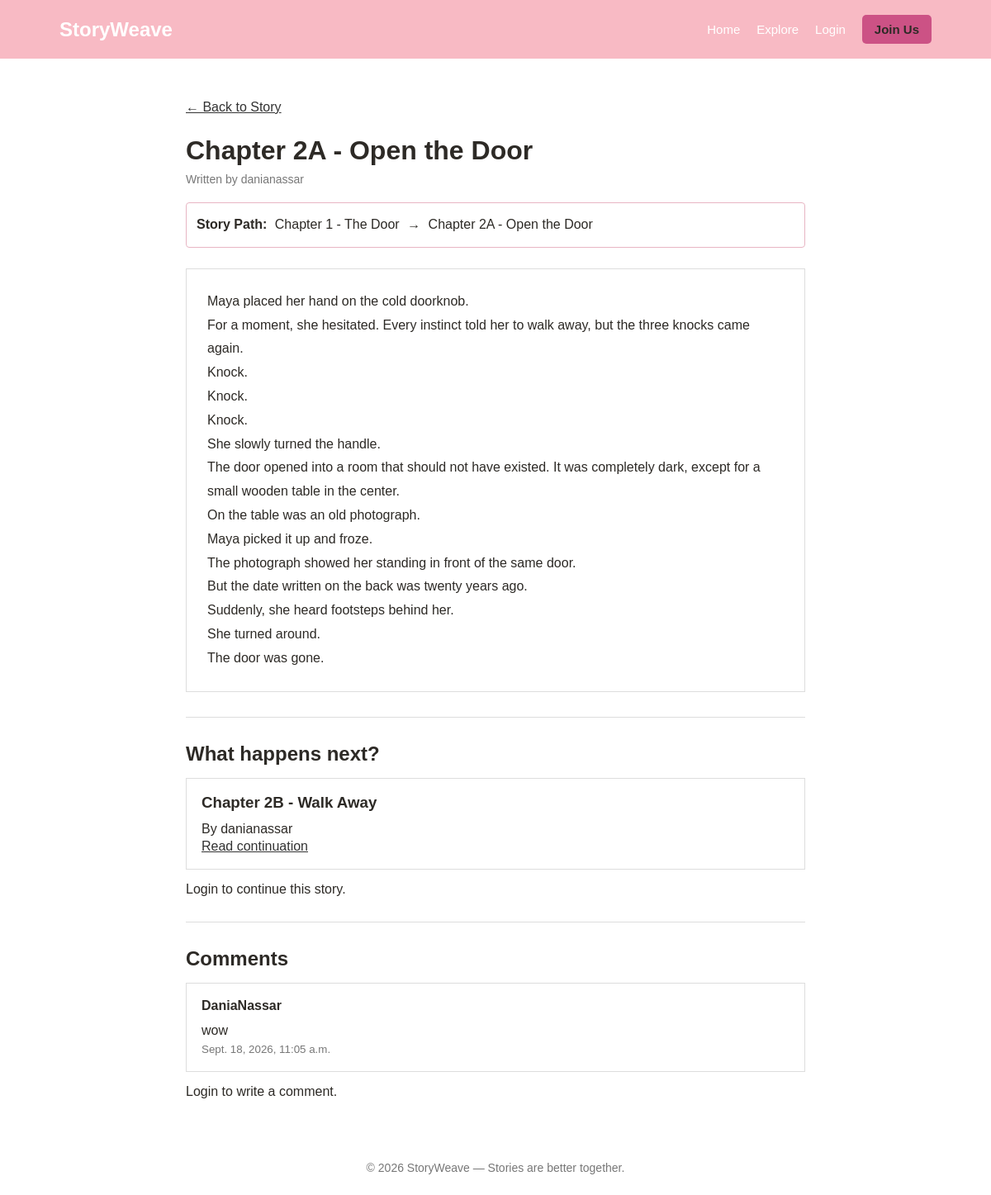
Page /stories/1/chapters/2/ on the committed database.
### stories/models.py (models this page shows, shortened)
class Chapter(models.Model):
    story = models.ForeignKey(
        Story,
        on_delete=models.CASCADE,
        related_name="chapters"
    )
    author = models.ForeignKey(
        User,
        on_delete=models.CASCADE,
        related_name="chapters"
    )
    parent_chapter = models.ForeignKey(
        "self",
        on_delete=models.CASCADE,
        null=True,
        blank=True,
        related_name="continuations"
    )
    title = models.CharField(max_length=200)
    content = models.TextField()
    created_at = models.DateTimeField(auto_now_add=True)

class Comment(models.Model):
    user = models.ForeignKey(
        User,
        on_delete=models.CASCADE,
        related_name="comments"
    )
    chapter = models.ForeignKey(
        Chapter,
        on_delete=models.CASCADE,
        related_name="comments"
    )
    content = models.TextField()
    created_at = models.DateTimeField(auto_now_add=True)

### stories/views.py (the view)
def chapter_detail(request, story_id, chapter_id):
    story = get_object_or_404(
        Story,
        id=story_id
    )
    chapter = get_object_or_404(
        Chapter,
        id=chapter_id,
        story=story
    )
    continuations = chapter.continuations.all().order_by(
        "created_at"
    )
    comments = chapter.comments.all().order_by(
        "created_at"
    )
    path = []
    current = chapter
    while current:
        path.insert(0, current)
        current = current.parent_chapter
    return render(
        request,
        "stories/chapter_detail.html",
        {
            "story": story,
            "chapter": chapter,
            "continuations": continuations,
            "comments": comments,
            "path": path,
        }
    )

### stories/templates/stories/chapter_detail.html (shortened to what this page needs)
{% extends "stories/base.html" %}
{% block content %}
<div class="chapter-page">
    <p>
        <a href="/stories/{{ story.id }}/">
            ← Back to Story
        </a>
    </p>
    <h1>{{ chapter.title }}</h1>
    <p class="chapter-meta">
        Written by {{ chapter.author.username }}
    </p>
    <div class="story-path">
        <strong>Story Path:</strong>
        {% for item in path %}
            <span>
                {{ item.title }}
            </span>
            {% if not forloop.last %}
                →
            {% endif %}
        {% endfor %}
    </div>
    <div class="chapter-text">
        {{ chapter.content|linebreaks }}
    </div>
    <hr>
    <h2>What happens next?</h2>
    {% if continuations %}
        {% for continuation in continuations %}
            <div class="continuation-box">
                <h3>
                    {{ continuation.title }}
                </h3>
                <p>
                    By {{ continuation.author.username }}
                </p>
                <a
                    href="/stories/{{ story.id }}/chapters/{{ continuation.id }}/"
                >
                    Read continuation
                </a>
            </div>
        {% endfor %}
    {% else %}
        <p>
            No one has continued this chapter yet.
        </p>
    {% endif %}
    {% if story.status == "ongoing" %}
        {% if user.is_authenticated %}
            <a
                href="/stories/{{ story.id }}/chapters/{{ chapter.id }}/continue/"
                class="simple-button"
            >
                Continue this story
            </a>
        {% else %}
            <p>
                Login to continue this story.
            </p>
        {% endif %}
    {% else %}
        <p>
            This story has ended. No more continuations can be added.
        </p>
    {% endif %}
    <hr>
    <h2>Comments</h2>
    {% for comment in comments %}
        <div class="continuation-box">
            <strong>
                {{ comment.user.username }}
            </strong>
            <p>
                {{ comment.content }}
            </p>
            <small>
                {{ comment.created_at }}
            </small>
        </div>
    {% empty %}
        <p>
            No comments yet.
        </p>
    {% endfor %}
    {% if user.is_authenticated %}
        <form
            method="post"
            action="/stories/{{ story.id }}/chapters/{{ chapter.id }}/comment/"
        >
            {% csrf_token %}
            <label for="content">
                Write a comment
            </label>
            <textarea
                id="content"
                name="content"
                rows="4"
                placeholder="Write your comment..."
                required
            ></textarea>
            <button type="submit">
                Add Comment
            </button>
        </form>
    {% else %}
        <p>
            Login to write a comment.
        </p>
    {% endif %}
</div>
{% endblock %}

### stories/static/stories/style.css (style rules this page uses)
* { box-sizing: border-box; margin: 0; padding: 0; }
body { font-family: Arial, sans-serif; background: white; color: #2d2a26; min-height: 100vh; }
.chapter-meta { color: #777; font-size: 14px; margin-top: 5px; }
.chapter-page { max-width: 800px; margin: 0 auto; padding: 50px 25px; }
.chapter-page a { color: #333; }
.chapter-page h1 { margin-top: 25px; margin-bottom: 8px; }
.chapter-text { background: white; border: 1px solid #ddd; padding: 25px; margin-top: 25px; line-height: 1.8; }
.chapter-page hr { margin: 30px 0; border: none; border-top: 1px solid #ddd; }
.continuation-box { border: 1px solid #ddd; background: white; padding: 18px; margin: 15px 0; }
.continuation-box h3 { margin-bottom: 8px; }
.continuation-box p { margin-top: 8px; line-height: 1.6; }
.chapter-page small { color: #777; }
.story-path { border: 1px solid #e8b5c3; padding: 12px; margin-top: 20px; border-radius: 4px; line-height: 1.8; }
.story-path span { margin: 0 5px; }

### rows in the picture
Chapter: title "Chapter 2A - Open the Door", author.username "danianassar", content "Maya placed her hand on the cold doorknob. For a moment, she hesitated. Every instinct told her to walk away, but the three knocks came again. Knock. Knock. Knock. She slowly turned the handle. The door opened into a room that should not have existed. It was completely dark, except for a small wooden table in the center. On the table was an old photograph. Maya picked it up and froze. The photograph showed her standing in front of the same door. But the date written on the back was twenty years ago. Suddenly, she heard footsteps behind her. She turned around. The door was gone."
Chapter: title "Chapter 1 - The Door"
Chapter: title "Chapter 2B - Walk Away", author.username "danianassar"
Comment: user.username "DaniaNassar", content "wow", created_at "Sept. 18, 2026, 11:05 a.m."
